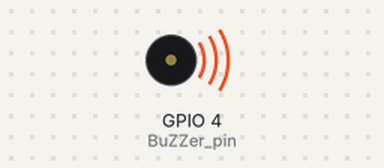
The sketch below on a simulated ESP8266 (NodeMCU). On the bench: buzzer (waves = sounding, pin HIGH).

Above: at 0.3 s.
Timing chart, 0 to 1.8 s (numbered marks = the images above):
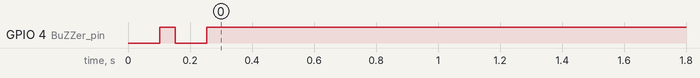

Measured:
- by itself, GPIO 4 (BuZZer_pin): LOW → HIGH at 0.10 s, → LOW 0.05 s later, → HIGH 0.10 s later

The sketch:

beep.ino
```cpp
#include "beep.h"
#include "beep_cfg.h"

TBeep Beep ;
void setup() {

  //Serial.begin(115200);
  Beep.Start(BuZZer_pin);
  Beep.SetBeep(FPSTR(MWarning));
}

void loop() {

  Beep.Loop();
}
```

beep.cpp
```cpp
#include "beep.h"
#include "beep_cfg.h"

uint8_t TBeep::Start(uint8_t Pin_num)
{
  if (Pin_num > 20) {
    PinN = -1;
    return 0;
  }
  PinN = Pin_num;
  Event = Idle;
  state = 0;
  pinMode(PinN, OUTPUT);
  digitalWrite(PinN, HIGH);
};

uint8_t  TBeep::SetBeep(char *Beep_com)
{
  if (PinN < 0) return 0;
  pointer = 0;
  strncpy(command, Beep_com, sizeof(command) - 1);
  command[sizeof(command) - 1] = '\0';
  Event = Message;
};

uint8_t  TBeep::SetBeep(const __FlashStringHelper *Beep_com)
{
  if (PinN < 0) return 0;
  pointer = 0;
  strncpy_P(command, (PGM_P)Beep_com, sizeof(command) - 1);
  command[sizeof(command) - 1] = '\0';
  Event = Message;

};
uint8_t  TBeep::Loop(void)
{
  static uint32_t lastime;
  int32_t time_now;
  if (PinN < 0) return 0;
  switch (state) {
    case 0: //Ждем посылки
      if (Event != Message) break;
      //if (sizeof(command)) break;
      if (command[pointer] != 'S' and command[pointer] != 'L') break;
      lastime = millis();
      digitalWrite(PinN, LOW);
      state = 1;

      break;
    case 1: //включили звук ждем таймоут
      time_now = millis() - lastime;
      switch (command[pointer])
      {
        case 'L':
          time_now -= TimeOut_Long;
          break;
        default:
          time_now -= TimeOut_Shot;
          break;
      }
      if (time_now > 0)
      {
        Event = Timeout;
        state = 2;
        lastime = millis();
        digitalWrite(PinN, HIGH);
      }
      break;
    case 2://выключили звук ждем паузу
      time_now = millis() - lastime - TimeOut_Loop;
      if (time_now > 0)
      {
        pointer++;
        /*          if (sizeof(command[pointer])==pointer)
                    {
                      state=0;
                      break;
                    }
        */
        if (command[pointer] != 'S' and command[pointer] != 'L')
        {
          state = 0;
          break;
        }
        lastime = millis();
        digitalWrite(PinN, LOW);
        state = 1;
      }
      break;
    default:
      state = 0;
      break;
  }

};
```

beep.h
```cpp
#include <pgmspace.h>
#include <ESP8266WiFi.h>


class TBeep {
  public:
    enum EEvent : uint8_t { Idle, Message, Timeout};
    uint8_t Start(uint8_t Pin_num);
    uint8_t Loop(void);
    uint8_t SetBeep(char *Beep_com);
    uint8_t SetBeep(const __FlashStringHelper *Beep_com);
  protected:

  private:
    int8_t PinN;
    char command[10];
    uint8_t pointer;
    EEvent Event;
    uint8_t state;
};
```

beep_cfg.h
```cpp
// константы для вывода
const char MWarning[] PROGMEM = "SS";

// параметры для настройки
#define TimeOut_Shot 100 //задержка при коротком сигнале мс
#define TimeOut_Loop 50 //задержка при паузе мс
#define TimeOut_Long 400 //задержка при длинном сигнале мс
#define BuZZer_pin 4 //номер контакта  биппера
```
